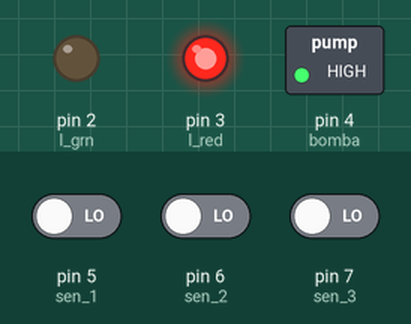
Simulated run of this sketch. Board: Arduino Uno, built with avr-gcc and run on an emulated ATmega328P. Parts: switched loads named in the sketch (green lamp = pin HIGH), output pins drawn as LEDs (lit = HIGH). The test bench sets the inputs (shaded band); at power-on: pin 5 (sen_1) LOW, pin 6 (sen_2) LOW, pin 7 (sen_3) LOW.

Above: at 1.8 s.
1.9 s: pin 5 (sen_1) driven HIGH
At 2.7 s:
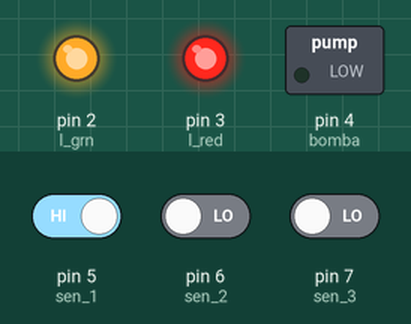
3.5 s: pin 6 (sen_2) driven HIGH
At 3.8 s:
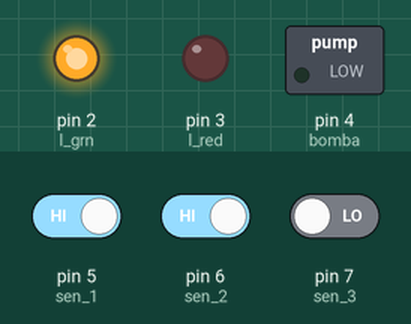
5.0 s: pin 5 (sen_1) driven LOW
At 6.1 s:
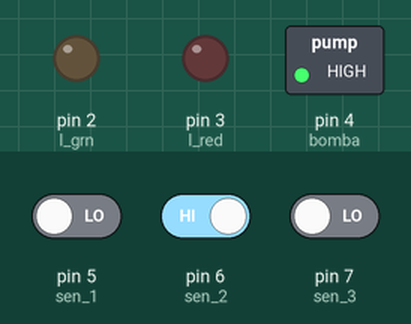
6.5 s: pin 7 (sen_3) driven HIGH
At 7.3 s:
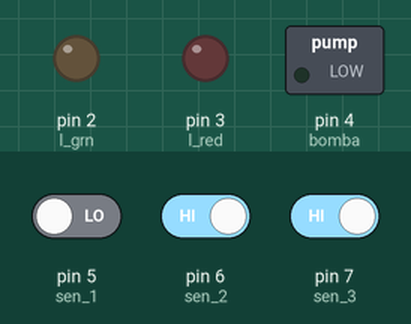
8.0 s: pin 6 (sen_2) driven LOW
At 8.4 s:
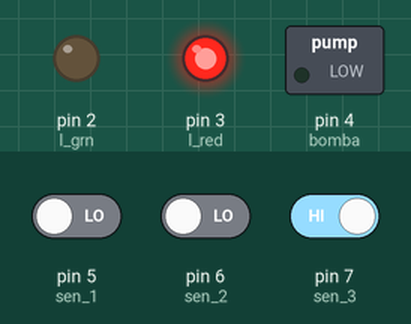
9.5 s: pin 7 (sen_3) driven LOW
At 10.8 s:
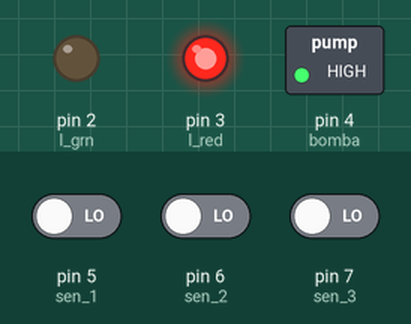
Timing chart, 0 to 12.0 s (numbered marks = the images above; inputs shaded):
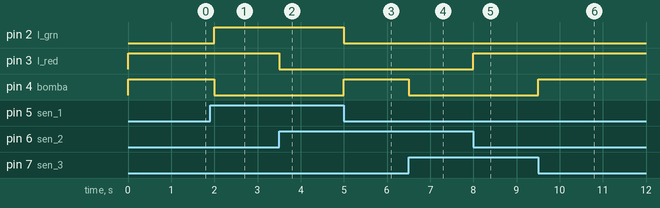

Measured:
- after the input at 1.9 s, pin 2 (l_grn): LOW → HIGH after 0.10 s; pin 4 (bomba): HIGH → LOW after 0.10 s
- after the input at 3.5 s, pin 3 (l_red): HIGH → LOW at once
- after the input at 5.0 s, pin 2 (l_grn): HIGH → LOW at once; pin 4 (bomba): LOW → HIGH at once
- after the input at 6.5 s, pin 4 (bomba): HIGH → LOW at once
- after the input at 8.0 s, pin 3 (l_red): LOW → HIGH at once
- after the input at 9.5 s, pin 4 (bomba): LOW → HIGH at once

The sketch:

L01Q05.ino
```cpp
// C++ code
//

// Atribuição dos pinos
const int l_grn = 2;
const int l_red = 3;
const int bomba = 4;
const int sen_1 = 5; // L1 = A
const int sen_2 = 6; // L2 = C'
const int sen_3 = 7; // L3 = A'B'

// Configuração de entrada e saída
void setup()
{
  pinMode(l_grn, OUTPUT);
  pinMode(l_red, OUTPUT);
  pinMode(bomba, OUTPUT);
  pinMode(sen_1, INPUT);
  pinMode(sen_2, INPUT);
  pinMode(sen_3, INPUT);
  digitalWrite(l_grn, LOW);
  digitalWrite(l_red, LOW);
  digitalWrite(bomba, LOW);
}

// Lógica do circuito
void loop()
{
  int sen1_val = digitalRead(sen_1);
  int sen2_val = digitalRead(sen_2);
  int sen3_val = digitalRead(sen_3);

  // B = L3 = A'B'
  digitalWrite(bomba, !sen3_val && !sen1_val);
  // L1 = A
  digitalWrite(l_grn, sen1_val);
  // L2 = C'
  digitalWrite(l_red, !sen2_val);

  delay(500);
}
```
